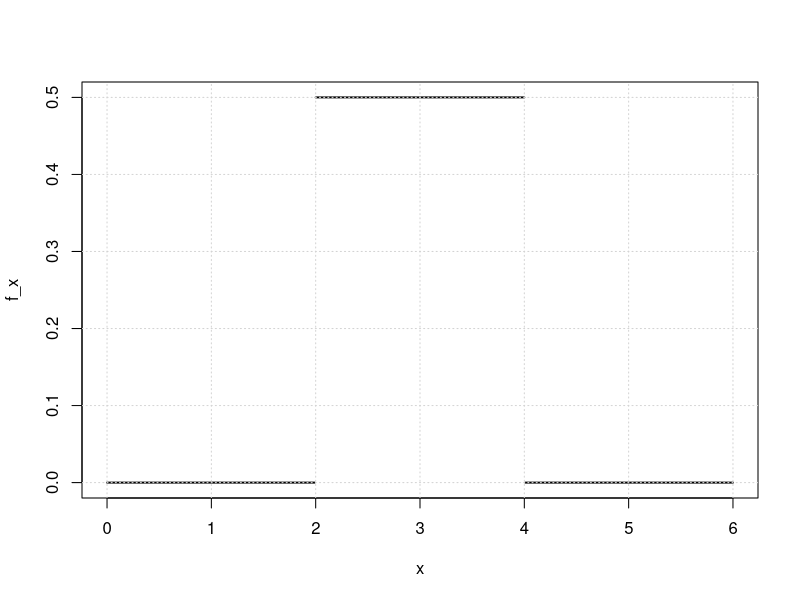
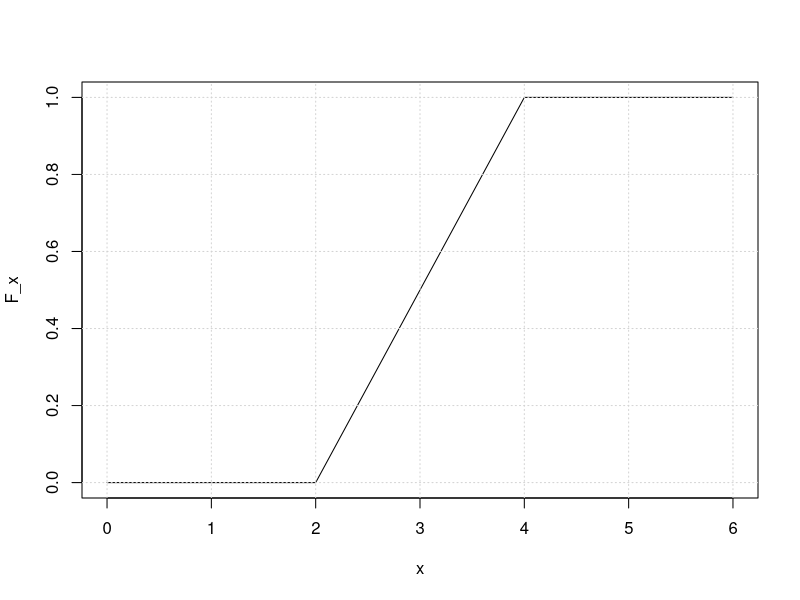
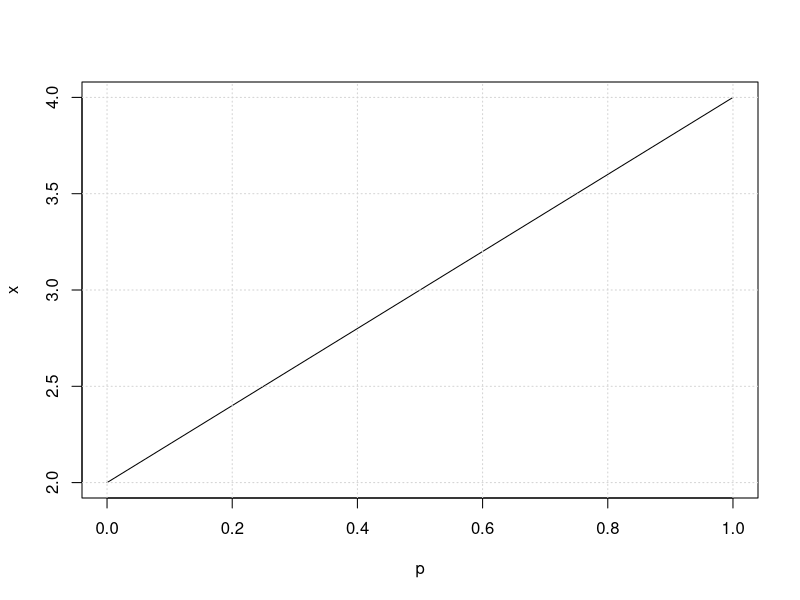
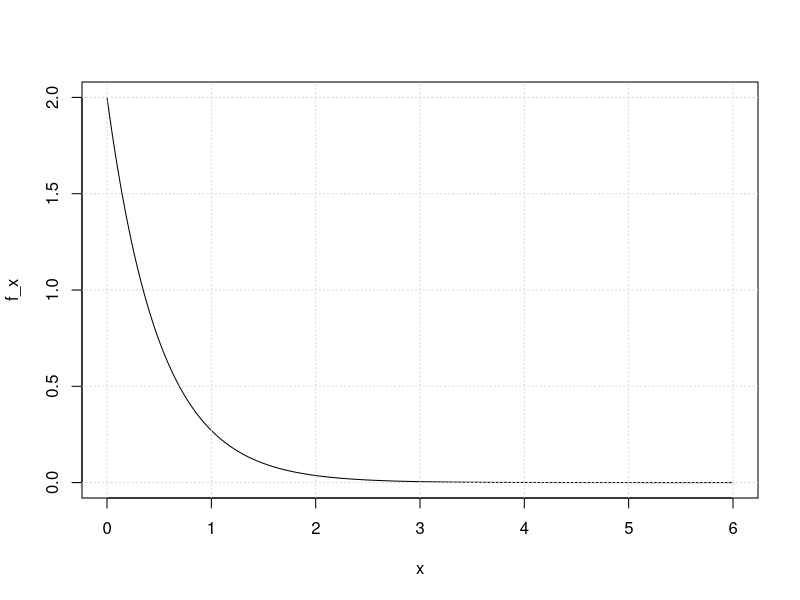
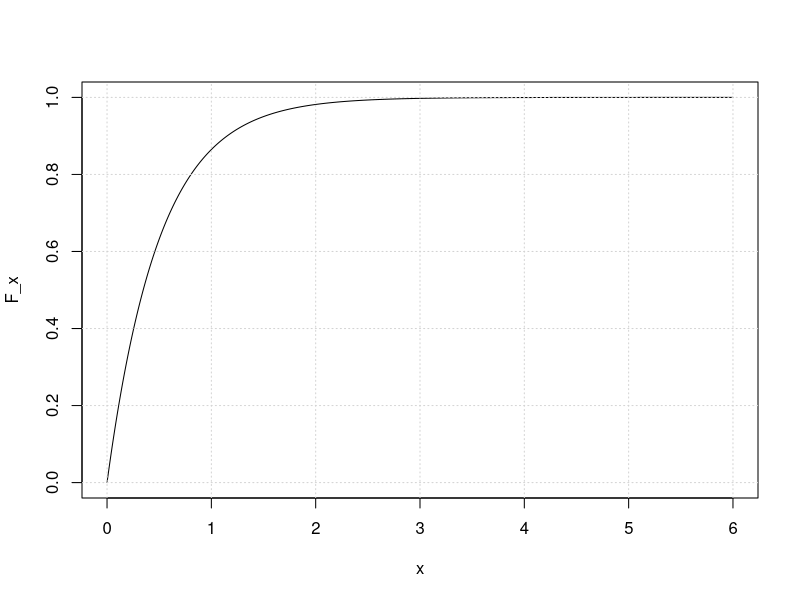
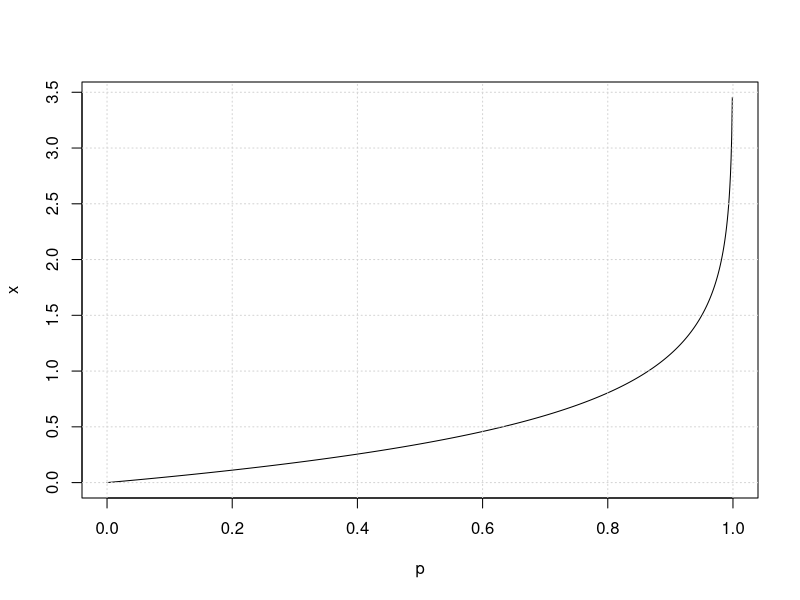
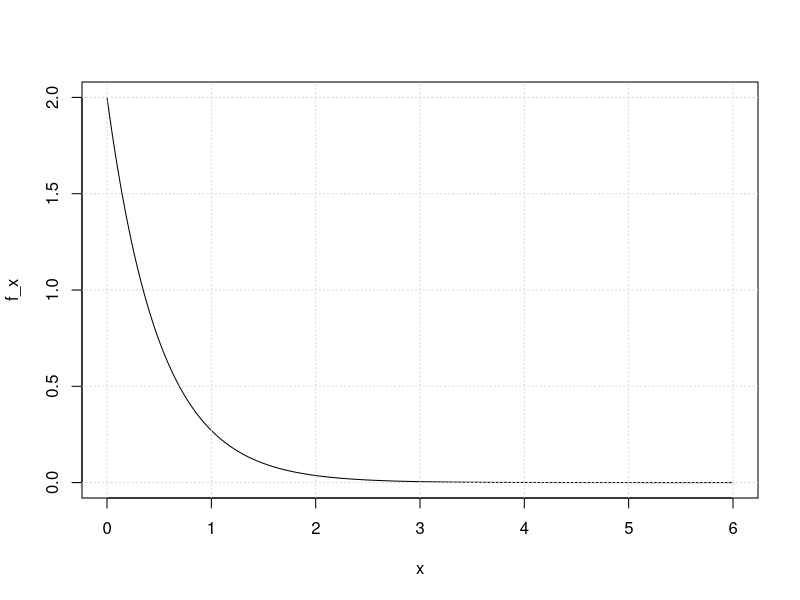
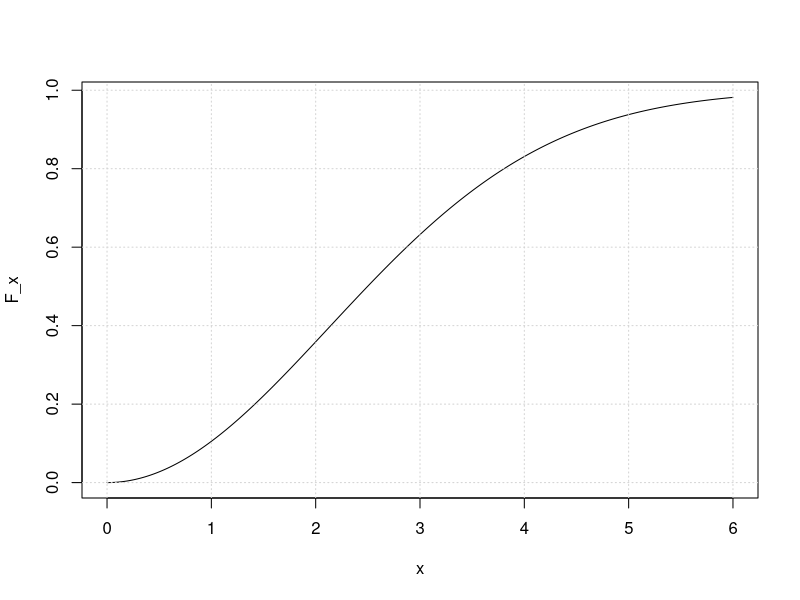

The R source for these figures, in order:
# ......................................................................................
# ................Cvičení 6 - Vybraná rozdělení spojité náhodné veličiny................
# ..................Martina Litschmannová, Adéla Vrtková, Michal Béreš..................
# ......................................................................................

# Nezobrazuje-li se vám text korektně, nastavte File \ Reopen with Encoding... na UTF-8
# Pro zobrazení obsahu skriptu použijte CTRL+SHIFT+O
# Pro spouštění příkazů v jednotlivých řádcích použijte CTRL+ENTER

#  Přehled rozdělení a jejich funkcí ####
# * Úvod: Hustota pravděpodobnosti, Distribuční funkce a Kvantilová funkce ####
# ** Hustota pravděpodobnosti ####
# - začíná písmenkem **d**: p = d...(x, ...)
# 
# ** Distribuční funkce ####
# - začíná písmenkem **p**: $p = P(X < x)$: p = p...(x, ...)
# 
# ** Kvantilová funkce ####
# - začíná písmenkem **q**:  najdi x pro zadané p: $p = F(x) \rightarrow x = F^{-1}(p)$:
# x = q...(p, ...)


# * Rovnoměrné rozdělení: $X \sim Ro(a, b)$ ####
# - náhodná veličina nabývá pouze hodnot větších než a a menších než b
# - všechny hodnoty mají stejnou hustotu výskytu -> hustota pravděpodobnosti je
# konstantní mezi a a b, jinde nulová


# Hustota pravděpodobnosti f(x)
a = 2   # odkud 
b = 4   # kam
x = 3   
dunif(x, a, b)

# vykreslíme si Hustotu pravděpodobnosti
x = seq(from = 0, to = 6, by = 0.01)
f_x = dunif(x, a, b)
plot(x, f_x, cex = 0.1) # cex je velikost markerů
grid()

# Distribuční funkce F(x) = P(X < x)
a = 2   # odkud 
b = 4   # kam
x = 3   
punif(x, a, b)

# vykreslíme si Distribuční funkci
x = seq(from = 0, to = 6, by = 0.01)
F_x = punif(x, a, b)
plot(x, F_x, type = 'l')
grid()

# kvantilová funkce F^(-1)(p) = x: P(X<x)=p
a = 2   # odkud 
b = 4   # kam
p = 0.75   
qunif(p, a, b)

# vykreslení - kvantilová funkce F^(-1)(p) = x
p = seq(from=0, to=1, by=0.01)   
x = qunif(p, a, b)
plot(p, x, type = 'l')
grid()

# * Exponenciální rozdělení: $X \sim Exp(\lambda)$ ####
# - doba do 1. události, doba mezi událostmi (pouze v období stabilního života -
# Poissonův proces)
# - parametr $\lambda$ je tentýž co v Poissonově rozdělení
# - střední hodnota je: $E(X)=1 / \lambda$


# Hustota pravděpodobnosti f(x)
lambda = 2
x = 1
dexp(x, lambda)

# vykreslíme si Hustotu pravděpodobnosti
x = seq(from = 0, to = 6, by = 0.01)
f_x = dexp(x, lambda)
plot(x, f_x, type='l')
grid()

# Distribuční funkce F(x) = P(X < x)
lambda = 2
x = 1
pexp(x, lambda)

# vykreslíme si Distribuční funkci
x = seq(from = 0, to = 6, by = 0.01)
F_x = pexp(x, lambda)
plot(x, F_x, type = 'l')
grid()

# kvantilová funkce F^(-1)(p) = x: P(X<x)=p
lambda = 2
p = 0.5 
qexp(p, a, b)

# vykreslení - kvantilová funkce F^(-1)(p) = x
p = seq(from=0, to=1, by=0.001)   
x = qexp(p, lambda)
plot(p, x, type = 'l')
grid()

# * Weibullovo rozdělení: $X \sim W(\theta,\beta)$ ####
# - doba do 1. události (poruchy)(vhodná volba β umožuje použití v libovolném období
# intenzity poruch)
# - rozšíření exponenciálního rozdělení Exp(λ) = W(Θ=1/λ, β=1)


# Hustota pravděpodobnosti f(x)
theta = 1/2 # ekvivalent 1/lambda u exp. rozdělení
beta = 1  # beta = 1 -> exponenciální rozdělení
x = 5
dweibull(x,shape=beta, scale=theta)

# vykreslíme si Hustotu pravděpodobnosti
x = seq(from = 0, to = 6, by = 0.01)
f_x = dweibull(x,shape=beta, scale=theta)
plot(x, f_x, type='l')
grid()

# Distribuční funkce F(x) = P(X < x)
theta = 3 # ekvivalent 1/lambda u exp. rozdělení
beta = 2  # beta = 1 -> exponenciální rozdělení
x = 5
pweibull(x,shape=beta, scale=theta)

# vykreslíme si Distribuční funkci
x = seq(from = 0, to = 6, by = 0.01)
F_x = pweibull(x,shape=beta, scale=theta)
plot(x, F_x, type = 'l')
grid()

# kvantilová funkce F^(-1)(p) = x: P(X<x)=p
theta = 3 # ekvivalent 1/lambda u exp. rozdělení
beta = 2  # beta = 1 -> exponenciální rozdělení
p = 0.5
qweibull(p,shape=beta, scale=theta)

# vykreslení - kvantilová funkce F^(-1)(p) = x
p = seq(from=0, to=1, by=0.01)   
x = qweibull(p,shape=beta, scale=theta)
plot(p, x, type = 'l')
grid()

# * Normální rozdělení: $X \sim N(\mu,\sigma^2)$ ####
# - rozdělení modelující např. chyby měření, chování součtu/průměru mnoha jiných
# náhodných veličin
# - viz. Centrální limitní věta
# - $\mu$ je přímo střední hodnota rozdělení: $E(X)=\mu$
# - $\sigma$ je přímo směrodatná odchyla rozdělení: $D(X)=\sigma^2$ 
# - s parametry $\mu=0,\sigma=1$ se nazývá normované Normální rozdělení


# Hustota pravděpodobnosti f(x)
mu = 2
sigma = 3
x = 4
dnorm(x, mean=mu, sd=sigma)

# vykreslíme si Hustotu pravděpodobnosti
x = seq(from = -5, to = 10, by = 0.01)
f_x = dnorm(x, mean=mu, sd=sigma)
plot(x, f_x, type='l')
grid()

# Distribuční funkce F(x) = P(X < x)
mu = 2
sigma = 3
x = 4
pnorm(x, mean=mu, sd=sigma)

# vykreslíme si Distribuční funkci
x = seq(from = -5, to = 10, by = 0.01)
F_x = pnorm(x, mean=mu, sd=sigma)
plot(x, F_x, type = 'l')
grid()

# kvantilová funkce F^(-1)(p) = x: P(X<x)=p
mu = 2
sigma = 3
p = 0.5
qnorm(p, mean=mu, sd=sigma)

# vykreslení - kvantilová funkce F^(-1)(p) = x
p = seq(from=0, to=1, by=0.01)   
x = qnorm(p, mean=mu, sd=sigma)
plot(p, x, type = 'l')
grid()

#  Příklady ####


# * Příklad 1. ####
# Výška v populaci chlapců ve věku 3,5-4 roky má normální rozdělení se střední hodnotou
# 102 cm a směrodatnou odchylkou 4,5 cm. Určete, jaké procento chlapců v uvedeném věku
# má výšku menší nebo rovnou 93 cm.


# X ... výška chlapců ve věku 3.5 až 4 roky (cm)
# X ~ N(mu = 102, sd = 4.5)

mu = 102
sigma = 4.5

# P(X<=93)=F(93)
pnorm(93, mean=mu, sd=sigma) 

# * Příklad 2. ####
# Průměrná životnost strojní součástky je 30 000 hodin. Předpokládejme, že součástka je
# v období
# stabilního života. Určete:


# X ... životnost součástky (h)
# X ~ Exp(lambda), kde E(X)=1/lambda

lambda = 1/30000

# ** a) ####
# pravděpodobnost, že součástka nevydrží více než 2 000 hodin,


#a) P(X<2000)=F(2000)
pexp(2000, lambda)

# ** b) ####
# pravděpodobnost, že součástka vydrží více než 35 000 hodin,


#b) P(X>35000)=1-F(35000)
1 - pexp(35000, lambda)

# ** c) ####
#  dobu, do níž se porouchá 95 % součástek.


#c) P(X<t)=0,95 -> F(t)=0,95 -> t… 95% kvantil
qexp(0.95, lambda)

# * Příklad 3. ####
# Výrobní zařízení má poruchu v průměru jednou za 2000 hodin. Veličina Y představující
# dobu čekání na poruchu má exponenciální rozdělení. Určete dobu T0 tak, aby
# pravděpodobnost, že přístroj bude pracovat delší dobu než T0, byla 0,99.


# X ... doba čekání na poruchu (h)
# X ~ Exp(lambda), kde E(X)=1/lambda
lambda = 1/2000

#P(X>t)=0,99 -> 1-F(t)=0,99 -> F(t)=0,01 -> t… 1% kvant.
qexp(0.01, lambda)

# * Příklad 4. ####
# Výsledky měření jsou zatíženy jen normálně rozdělenou chybou s nulovou střední
# hodnotou a se směrodatnou odchylkou 3 mm. Jaká je pravděpodobnost, že při 3 měřeních
# bude alespoň jednou chyba v intervalu (0 mm; 2,4mm)?


# Y… velikost chyby měření (mm)
# Y ~ N(mu = 0,sigma = 3)

mu = 0
sigma = 3

# pp… pravd., že chyba měření bude v int. 0,0-2,4mm
pp = pnorm(2.4,mean=mu,sd=sigma) - pnorm(0,mean=mu,sd=sigma)
pp

# X … počet chyb měření v int. 0 mm -2,4 mm ve 3 měř.
# X ~ Bi(n = 3,p = pp)
n = 3
p = pp

# P(X>=1)=1-P(X=0)
1 - dbinom(0, n, p)

# * Příklad 5. ####
# Ve velké počítačové síti se průměrně přihlašuje 25 uživatelů za hodinu. Určete
# pravděpodobnost,
# že:
# ** a)  ####
# se nikdo nepřihlásí během 14:30 - 14:36,


# X … počet uživatelů přihlášených za 6 minut
# X ~ Po(lt = 2.5)

lambda = 25/60
t = 6
lt = lambda*t

# P(X=0)
dpois(0, lt)

# ** b)  ####
# do dalšího přihlášení uběhnou 2-3 minuty.


# Y … doba do dalšího přihlášení
# Y ~ Exp(lambda = 25/60), kde E(X)=1/lambda
lambda = 25/60 

# P(2<Y<3)=F(3)-F(2)
pexp(3, lambda) - pexp(2, lambda)

# ** c) ####
# Určete maximální délku časového intervalu tak, aby pravděpodobnost, že se nikdo
# nepřihlásí byla alespoň 0,90.


# P(Y>t)=0,90 -> 1-F(t)=0,90 -> F(t)=0,10 -> t…10% kv.

qexp(0.10, lambda)*60

# * Příklad 6. ####
# Náhodná veličina X má normální rozdělení N(µ; σ). Určete:
# ** a) ####
# P(µ − 2σ < X < µ + 2σ),


# P(µ − 2σ < X < µ + 2σ) = F(µ + 2σ) - F(µ - 2σ)
# X~N(µ,σ)
# je jedno jaké hodnoty zvolíme
mu = -105.5447 
sigma = 2.654

pnorm(mu + 2*sigma, mean=mu, sd=sigma) - 
pnorm(mu - 2*sigma, mean=mu, sd=sigma)

# ** b) ####
# nejmenší k ∈ Z, tak, aby P(µ − kσ < X < µ + kσ) > 0,99.


# normální rozdělení je symetrické 
# P(µ − kσ < X < µ + kσ) = 
# = 1 - (P(X < µ − kσ ) + P(X > µ + kσ)) = 
# = 1 - 2*P(X > µ + kσ) = 0.99 -> P(X > µ + kσ) = 0.005
# -> P(X < µ + kσ) = 0.995

# x = µ + kσ
x = qnorm(0.995, mean=mu, sd=sigma)
(x - mu)/sigma

for(k in 1:5){
    p = pnorm(mu + k*sigma, mean=mu, sd=sigma) - 
        pnorm(mu - k*sigma, mean=mu, sd=sigma)
    print(paste0(k,":",p))
}

# * Příklad 7. ####
# Na prohlídce výstavy je promítán doprovodný film o životě autora vystavovaných děl.
# Jeho projekce začíná každých 20 minut. Určete pravděpodobnost, že pokud náhodně
# přijdete do promítacího sálu,


# Y … doba do začátku další projekce
# Y ~ Ro(a=0, b=20)

a = 0
b = 20

# ** a) ####
# nebudete na začátek filmu čekat víc než 5 minut,


# P(X<5)
punif(5, a, b)

# ** b) ####
# budete čekat mezi 5 a 10 minutami,


# P(5<X<10)
punif(10, a, b) - punif(5, a, b)

# ** c) ####
# střední hodnotu a směrodatnou odchylku doby čekání na začátek filmu.


E_X = (a + b)/2
E_X

D_X = (a - b)^2/12
D_X

sigma_X = sqrt(D_X)
sigma_X

# * Příklad 8. ####
# Při kontrole jakosti přebíráme součástku pouze tehdy, jestliže se její rozměr pohybuje
# v mezích 26-27 mm. Rozměry součástek mají normální rozdělení se střední hodnotou 26,4
# mm a směrodatnou odchylkou 0,2 mm. Jaká je pravděpodobnost, že rozměr součástky
# náhodně vybrané ke kontrole bude v požadovaných mezích?


# X ... rozměr součástky (mm)
# X ~ N(mu =  26.4,sigma = 0.2)

mu = 26.4
sigma = 0.2

#P(26<X<27)=F(27)-F(26)
pnorm(27, mean=mu, sd=sigma) - pnorm(26, mean=mu, sd=sigma)

# * Příklad 9. ####
# Délka skoků sportovce Jakuba měřená v cm má normální rozdělení N(µ1; σ1), kde µ1 = 690
# a σ1 = 10. Délka skoků sportovce Aleše měřená v cm má také normální rozdělení N(µ2;
# σ2), kde µ2 = 705 a σ2 = 15. Na závody se kvalifikuje ten, kdo ze dvou skoků alespoň
# jednou skočí více než 700 cm.


# SJ ... délka skoku Jakuba
# SJ ~ N(mu = 690,sigma = 10)
mu_J = 690
sigma_J = 10

# SA … délka skoku Aleše
# SA ~ N(mu = 705,sigma = 15)
mu_A = 705
sigma_A = 15

# J...Jakubův skok je úspěšný (delší než 700 cm)
# A...Alešův skok je úspěšný (delší než 700 cm)

# P(J)=P(SJ>700)=1-F(700)
P.J = 1-pnorm(700,mean=mu_J,sd=sigma_J)
P.J

# P(A)=P(SA>700)=1-F(700)
P.A = 1-pnorm(700,mean=mu_A, sd=sigma_A)
P.A

# KJ … Jakub se kvalifikuje na závody, 
# P(KJ) = 1-(1-P(J))(1-P(J))
P.KJ=1-(1-P.J)*(1-P.J)
P.KJ

# KA … Aleš se kvalifikuje na závody, 
# P(KA) = 1-(1-P(A))(1-P(A))
P.KA=1-(1-P.A)*(1-P.A)
P.KA

# ** a) ####
# S jakou pravděpodobností se oba dva kvalifikují na závody?


# ada)
P.KJ*P.KA

# ** b) ####
# S jakou pravděpodobností se kvalifikuje Aleš, ale Jakub ne?


# adb)
(1-P.KJ)*P.KA



